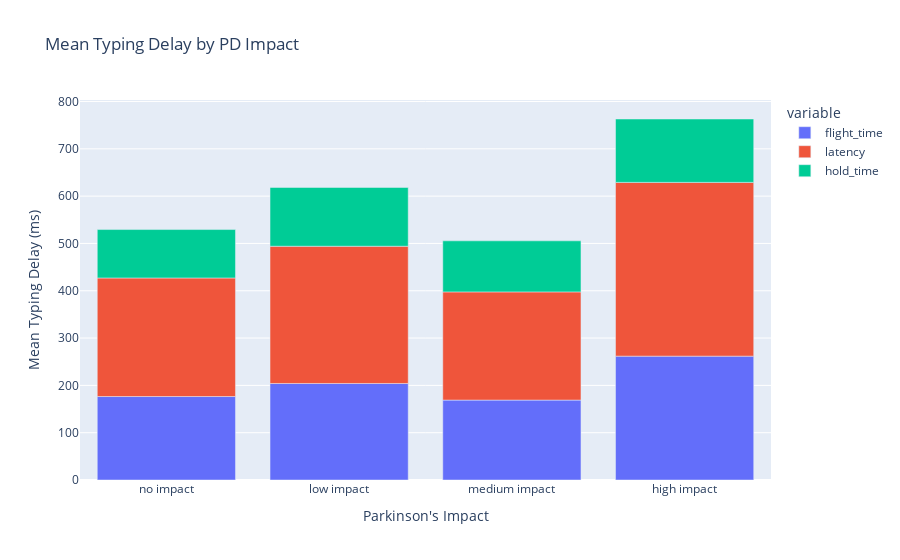

The code cell stored with this chart in its notebook:
### Code cell
fig = px.bar(impact_df.T, title='Mean Typing Delay by PD Impact')
fig.update_layout(xaxis_title='Parkinson\'s Impact', yaxis_title='Mean Typing Delay (ms)')
fig.show()

### Figure 1 — Plotly figure (JSON) as saved in the notebook; plotly's stock layout.template omitted (floating-point values rounded to 4 significant figures)
{"data": [{"hovertemplate": "variable=flight_time<br>index=%{x}<br>value=%{y}<extra></extra>", "legendgroup": "flight_time", "marker": {"color": "#636efa", "pattern": {"shape": ""}}, "name": "flight_time", "orientation": "v", "showlegend": true, "textposition": "auto", "type": "bar", "x": ["no impact", "low impact", "medium impact", "high impact"], "xaxis": "x", "y": [176.5, 204.0, 168.9, 261.8], "yaxis": "y"}, {"hovertemplate": "variable=latency<br>index=%{x}<br>value=%{y}<extra></extra>", "legendgroup": "latency", "marker": {"color": "#EF553B", "pattern": {"shape": ""}}, "name": "latency", "orientation": "v", "showlegend": true, "textposition": "auto", "type": "bar", "x": ["no impact", "low impact", "medium impact", "high impact"], "xaxis": "x", "y": [250.6, 290.1, 228.7, 367.2], "yaxis": "y"}, {"hovertemplate": "variable=hold_time<br>index=%{x}<br>value=%{y}<extra></extra>", "legendgroup": "hold_time", "marker": {"color": "#00cc96", "pattern": {"shape": ""}}, "name": "hold_time", "orientation": "v", "showlegend": true, "textposition": "auto", "type": "bar", "x": ["no impact", "low impact", "medium impact", "high impact"], "xaxis": "x", "y": [102.3, 124.2, 107.9, 134.0], "yaxis": "y"}], "layout": {"barmode": "relative", "legend": {"title": {"text": "variable"}, "tracegroupgap": 0}, "title": {"text": "Mean Typing Delay by PD Impact"}, "xaxis": {"anchor": "y", "domain": [0, 1], "title": {"text": "Parkinson's Impact"}}, "yaxis": {"anchor": "x", "domain": [0, 1], "title": {"text": "Mean Typing Delay (ms)"}}}}
